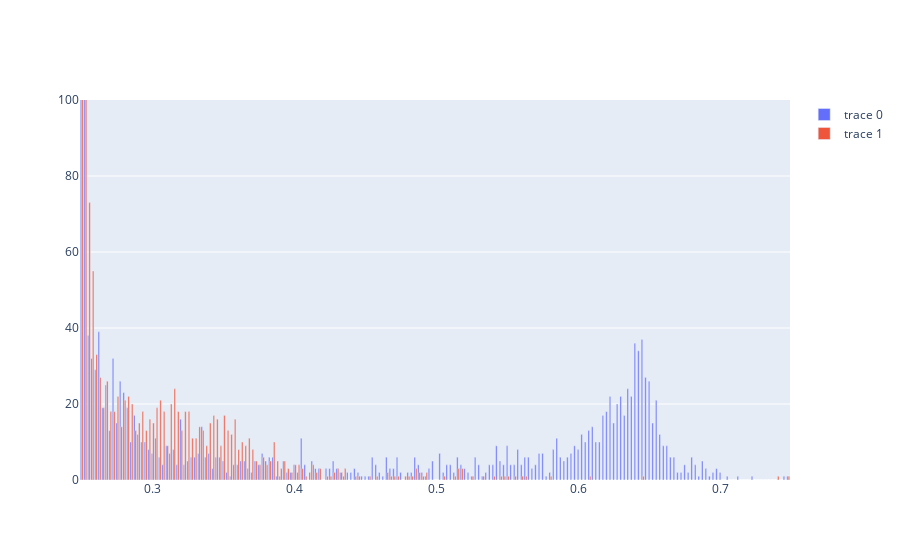

Notebook code cell kept with this figure:
### Code cell
H1 = np.histogram(T_without_solve,bins=200)
H2 = np.histogram(T_with_solve,bins=200)
fig2 = go.Figure()
fig2.add_trace(go.Bar(x=H2[1], y=(H2[0])))
fig2.add_trace(go.Bar(x=H1[1], y=(H1[0])))
fig2.update_yaxes(range=[0, 100])
fig2.show()
print(H1)

### Figure 1 — Plotly figure (JSON) as saved in the notebook; plotly's stock layout.template omitted (floating-point values rounded to 4 significant figures; data arrays with more than 128 entries replaced by an {"elided": "..."} marker saying what was removed)
{"data": [{"type": "bar", "x": {"elided": "201 float values"}, "y": {"elided": "200 int values"}}, {"type": "bar", "x": {"elided": "201 float values"}, "y": {"elided": "200 int values"}}], "layout": {"yaxis": {"range": [0, 100]}}}
